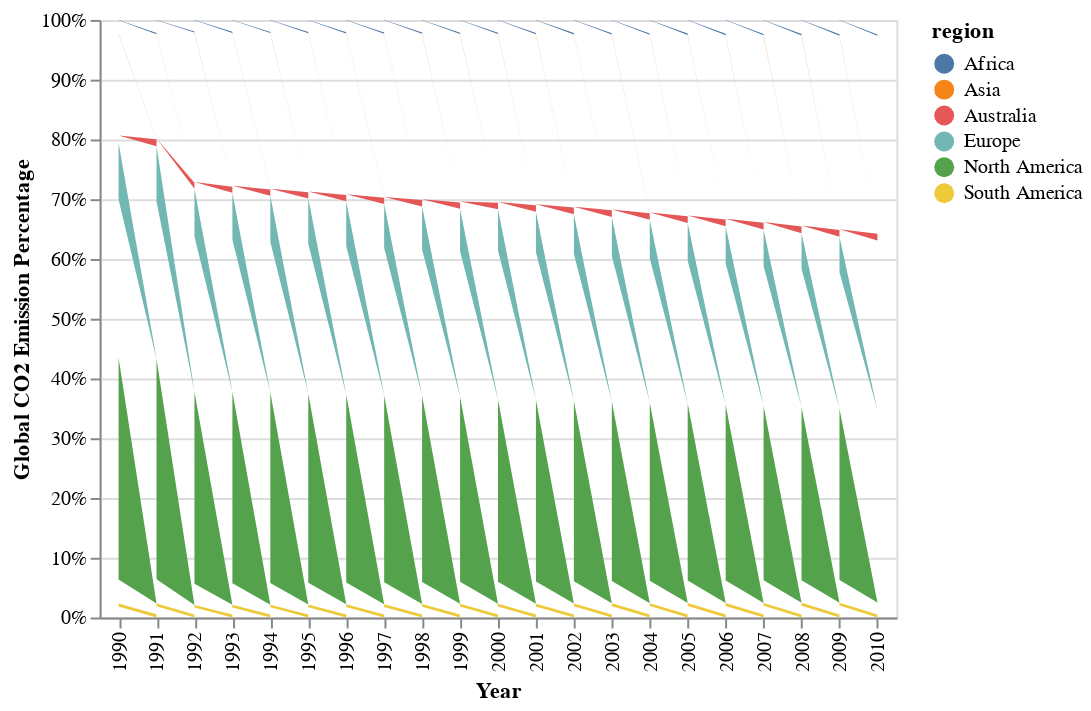

Write notebook code for a chart like this one.
### Code cell
# chart co2 by region
alt.renderers.enable('notebook')
alt.Chart(country_comb).mark_area().encode(
    x=alt.X("year:N", axis=alt.Axis(title="Year")),
    y=alt.Y("gbl_emsn_pct", stack="normalize", axis=alt.Axis(format="%", title="Global CO2 Emission Percentage")),
    color="region:N"
)

### Figure 1 — Vega-Lite specification as saved in the notebook (floating-point values rounded to 4 significant figures; data arrays with more than 128 entries replaced by an {"elided": "..."} marker saying what was removed)
{"$schema": "https://vega.github.io/schema/vega-lite/v2.6.0.json", "config": {"view": {"height": 300, "width": 400}}, "data": {"name": "data-95fd41cadffee0d3dc41b38e3a013e3e"}, "datasets": {"data-95fd41cadffee0d3dc41b38e3a013e3e": {"elided": "3776 records"}}, "encoding": {"color": {"field": "region", "type": "nominal"}, "x": {"axis": {"title": "Year"}, "field": "year", "type": "nominal"}, "y": {"axis": {"format": "%", "title": "Global CO2 Emission Percentage"}, "field": "gbl_emsn_pct", "stack": "normalize", "type": "quantitative"}}, "mark": "area"}
